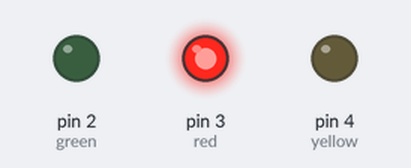
Recording of a sketch running on a simulated Arduino Uno, built with avr-gcc and run on an emulated ATmega328P. On the bench: output pins drawn as LEDs (lit = HIGH).

Above: at 2.5 s.
At 6.5 s:
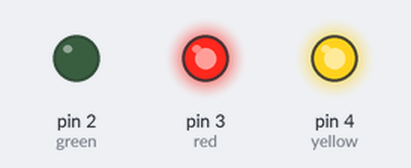
At 10.5 s:
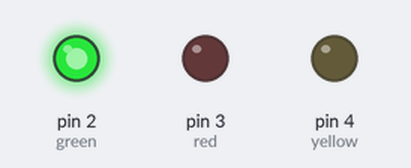
At 14.5 s:
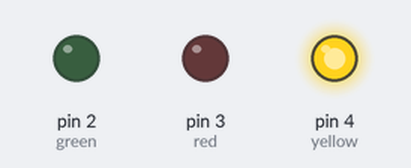
Timing chart, 0 to 20.8 s (numbered marks = the images above):
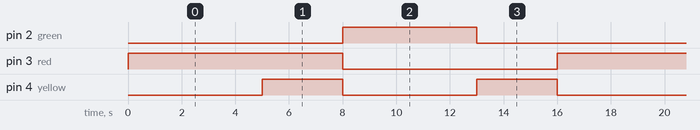

The sketch:

project5.ino
```cpp
void setup() {
  // put your setup code here, to run once:
  Serial.begin(9600);
  pinMode(2, OUTPUT); //green
  pinMode(3, OUTPUT); //red
  pinMode(4, OUTPUT); //yellow
}

void loop() {
  // put your main code here, to run repeatedly:
  int green = 2;
  int red = 3;
  int yellow = 4;
  int wait1 = 5000;
  int wait2 = 3000;
  // Turn on red light, Wait 5 seconds
  digitalWrite(red, HIGH);
  delay(wait1);
  // Turn on yellow light, Wait 3 seconds
  digitalWrite(yellow, HIGH);
  delay(wait2);
  // Turn on green light, turn off red and yellow light, Wait 5 seconds
  digitalWrite(red, LOW);
  digitalWrite(yellow, LOW);
  digitalWrite(green, HIGH);
  delay(wait1);
  // Turn on yellow light, and turn off green light, Wait 3 seconds
  digitalWrite(green, LOW);
  digitalWrite(yellow, HIGH);
  delay(wait2);
  // Turn off yellow light
  digitalWrite(yellow, LOW);
}
```

Measured:
- by itself, pin 2 (green): alternates HIGH for 5.0 s and LOW for 11.0 s
- by itself, pin 3 (red): alternates HIGH for 8.0 s and LOW for 8.0 s
- by itself, pin 4 (yellow): alternates HIGH for 3.0 s and LOW for 5.0 s
